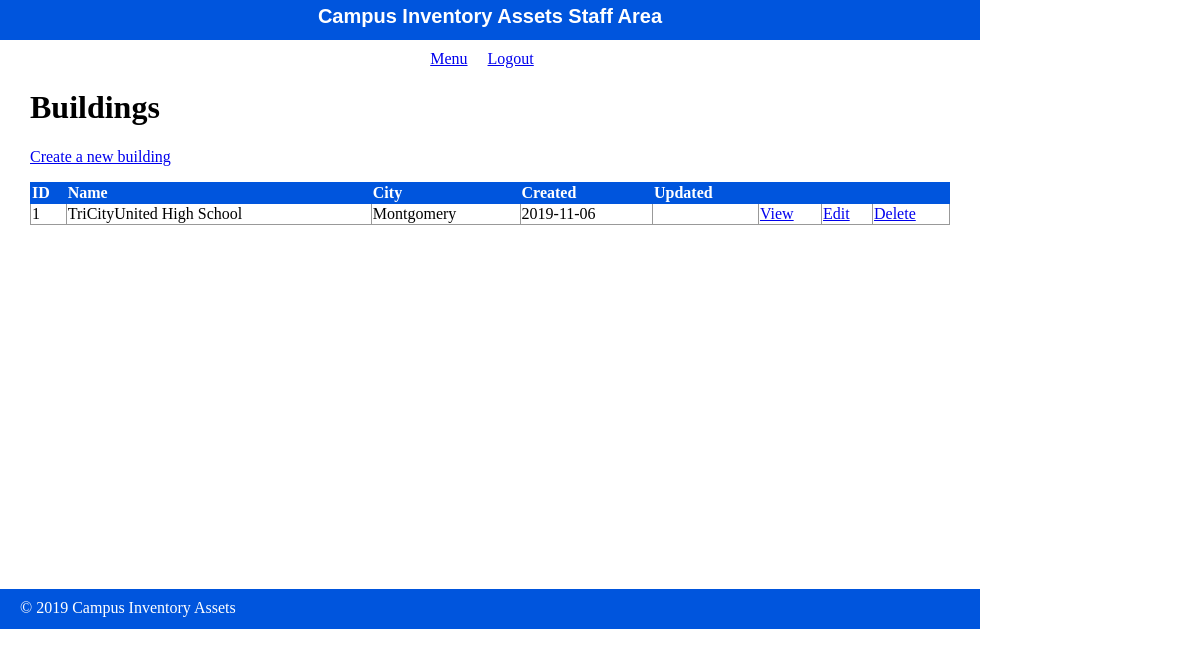
Screenshot of /admin/building/index.php with the database file from the repository.
### tables this page shows
CREATE TABLE building(
    building_id int(4) PRIMARY KEY,
    building_name VARCHAR(50),
    building_address VARCHAR(100),
	building_city VARCHAR(25),
	building_state VARCHAR(3),
	building_zip VARCHAR(6),
    build_create_date date,
    build_update_date date
);

### private/functions.php (called while the page is built, shortened)
<?php
$db = db_connect();
function url_for($script_path) {
  return WWW_ROOT . $script_path;
}
function u($string="") {
  return urlencode($string);
}
function h($string="") {
  return htmlspecialchars($string);
}
function query($sql){
  global $db;
  $result = mysqli_query($db, $sql);
  return $result;
}
?>

### public/admin/building/index.php (the view, shortened to what this page needs)
<?php
include(SHARED_PATH . '/admin_header.php');
$sql = "select * from building";
$building_set = query($sql);
?>
<div id="content">
  <div class="pages listing">
    <h1>Buildings</h1>
    <div class="actions">
      <a class="action" href="<?php echo url_for('/admin/building/new.php'); ?>">Create a new building</a>
    </div>
  	<table class="list">
  	  <tr>
        <th>ID</th>
        <th>Name</th>
        <th>City</th>
        <th>Created</th>
  	    <th>Updated</th>
  	    <th>&nbsp;</th>
  	    <th>&nbsp;</th>
        <th>&nbsp;</th>
  	  </tr>
      <?php while($building = mysqli_fetch_assoc($building_set)) { ?>
        <tr>
          <td><?php echo h($building['building_id']); ?></td>
          <td><?php echo h($building['building_name']); ?></td>
    	    <td><?php echo h($building['building_city']); ?></td>
          <td><?php echo h($building['build_create_date']); ?></td>
          <td><?php echo h($building['build_update_date']); ?></td>
          <td><a class="action" href="<?php echo url_for('/admin/building/show.php?id=' . h(u($building['building_id']))); ?>">View</a></td>
          <td><a class="action" href="<?php echo url_for('/admin/building/edit.php?id=' . h(u($building['building_id']))); ?>">Edit</a></td>
          <td><a class="action" href="<?php echo url_for('/admin/building/delete.php?id=' . h(u($building['building_id']))); ?>">Delete</a></td>
    	  </tr>
      <?php } ?>
  	</table>
  </div>
</div>
<?php
include(SHARED_PATH . '/admin_footer.php');
?>

### public/stylesheets/staff.css (style rules this page uses)
html { height: 100%; width: 100%; }
body { height: 980px; width: 100%; margin: 0; padding: 0; }
#content { width: 920px; min-height: 500px; padding: 0 30px; }
.actions { margin-bottom: 1em; }
table { border-collapse: collapse; vertical-align: top; }
table.list { width: 100%; }
table.list tr td { border: 1px solid #999999; }
table.list tr th { border: 1px solid #0055DD; background: #0055DD; color: white; text-align: left; }

### rows the page displays
building: building_id "1", building_name "TriCityUnited High School", building_city "Montgomery", build_create_date "2019-11-06"
